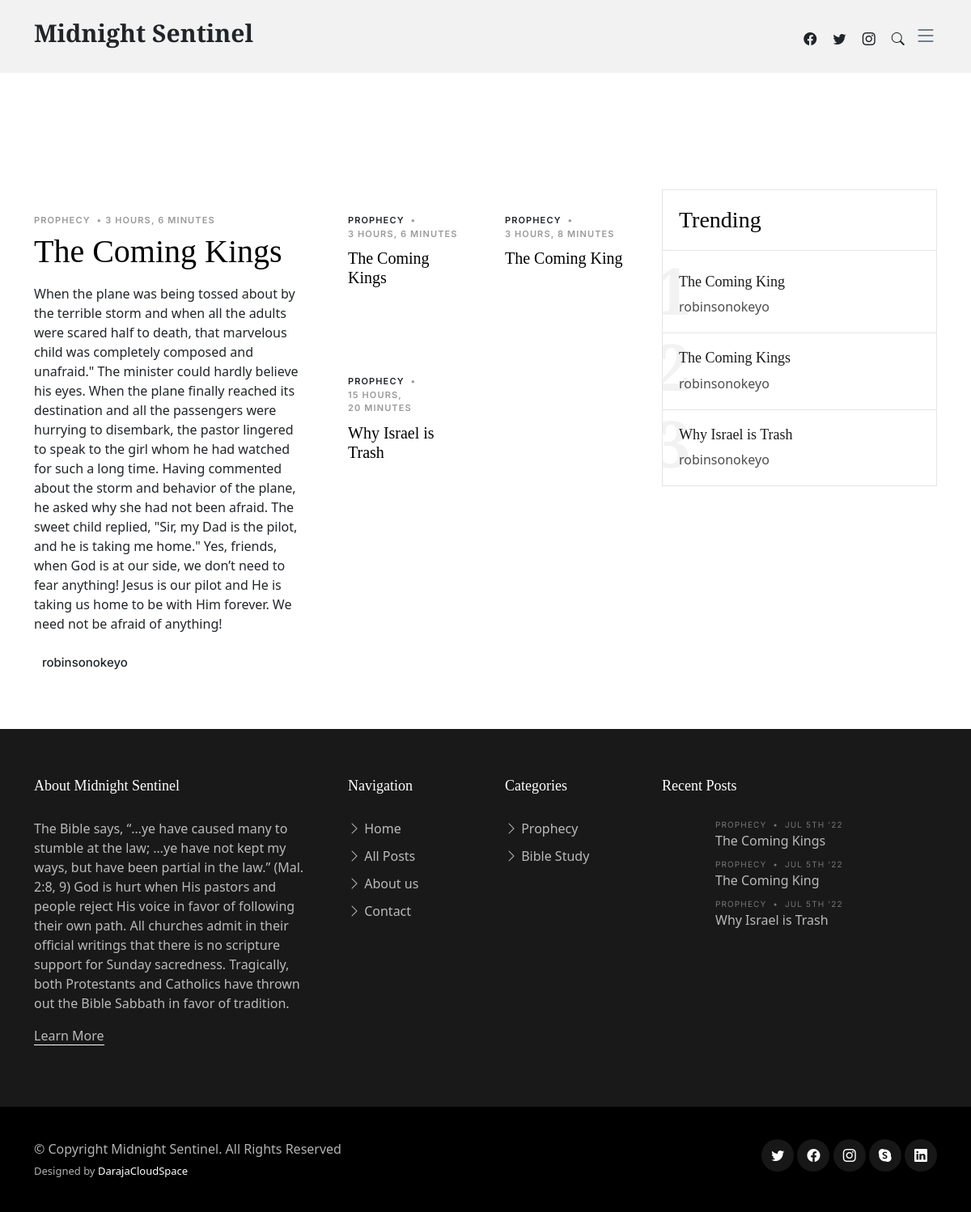
The page / on the database its author committed.
### post/models.py (models this page shows, shortened)
class Post(models.Model):
    title = models.CharField(max_length=100)
    overview = models.TextField()
    content_post = models.TextField()
    timestamp = models.DateTimeField(default=timezone.now)
    comment_count =models.PositiveBigIntegerField(default=0)
    author = models.ForeignKey(Author, on_delete=models.CASCADE)
    thumbnail = models.ImageField()
    category = models.ForeignKey(Category, on_delete=models.PROTECT, default=1)
    featured = models.BooleanField()
    slug = models.SlugField(unique=True, blank=True)

class Category(models.Model):
    name = models.CharField(max_length=20)

class Author(models.Model):
    user = models.OneToOneField(User,on_delete=models.CASCADE)
    profile_picture = models.ImageField()
    def __str__(self):
        return self.user.username

class About(models.Model):
    ministry_name = models.CharField(max_length=50)
    ministry_history = models.TextField()
    ministry_pic = models.ImageField()
    ministry_mission = models.TextField()
    ministry_mission_pic = models.ImageField()
    latest_news_title = models.CharField(max_length=50)
    latest_news = models.TextField()
    team_description =models.TextField()

### post/views.py (the view)
# urls.py: 2. Add a URL to urlpatterns:  path('', views.home, name='home')
def home(request):
    latest_featured_post = Post.objects.filter(featured=True).order_by('-timestamp').first()
    queryset = Post.objects.filter(featured=True)
    latest_posts = Post.objects.order_by('-timestamp')[:6]
    trending_posts = Post.objects.order_by('comment_count','timestamp')[:5]
    context = {
        'latest_featured_post': latest_featured_post,
        'object_list': queryset,
        'latest_posts': latest_posts,
        'trending_posts':trending_posts,
    }
    return render(request, 'Sentinel_App/index.html', context)

### post/views.py (called while the page is built)
def category_list(request):
    categorys_list = Category.objects.all()
    category_posts =Post.objects.all()
    recent_posts = Post.objects.order_by('-timestamp')[:6]
    about_ministry = About.objects.all()
    latest_posts = Post.objects.order_by('-timestamp')[:6]
    context = {
        'category_list':categorys_list,
        'category_posts': category_posts,
        'recent_posts':recent_posts,
        'about_ministry':about_ministry,
        'latest_posts':latest_posts,
    }
    return context

### Sentinel_App/templates/Sentinel_App/index.html (shortened to what this page needs)
{% extends 'Sentinel_App/base.html' %}
{% block content %}
  <main id="main">
    <section id="hero-slider" class="hero-slider">
    </section>
    <section id="latest-featured-post" class="latest-featured-post">
      <div class="container" data-aos="fade-up">
        <div class="row g-5">
          <div class="col-lg-4">
            <div class="post-entry-1 lg">
              {% if latest_featured_post %}
                <div class="post-meta">
                    <span class="date">{{latest_featured_post.category.name}}</span>
                  <span class="mx-1">&bullet;</span>{{latest_featured_post.timestamp |timesince}}
                </div>
                <h2><a href="{% url 'single_post' slug=latest_featured_post.slug %}">{{latest_featured_post.title}}</a></h2>
                <p class="mb-4 d-block">{{latest_featured_post.overview }}</p>
                <div class="d-flex align-items-center author">
                  <div class="name">
                    <h3 class="m-0 p-0">{{latest_featured_post.author}}</h3>
                  </div>
                </div>
              {% else %}
                <p>No latest featured post available</p>
              {% endif %}
            </div>
          </div>
          <div class="col-lg-4">
            <div class="row g-5">
              {% for obj in latest_posts %}
                <div class="col-lg-6 custom-border">
                  <div class="post-entry-1">
                    <div class="post-meta">
                      <span class="date">
                        <a href="">{{ obj.category.name }}</a>
                      </span>
                      <span class="mx-1">&bullet;</span>
                      <span>{{ obj.timestamp | timesince}}</span>
                    </div>
                    <h2><a href="{% url 'single_post' slug=obj.slug %}">{{ obj.title }}</a></h2>
                  </div>
                </div>
              {% endfor %}
            </div>
          </div>
          <div class="col-lg-4">
            <div class="trending">
              <h3>Trending</h3>
              <ul class="trending-post">
                {% for obj in trending_posts %}
                <li>
                  <a href="{% url 'single_post' slug=obj.slug %}">
                    <span class="number">{{forloop.counter}}</span>
                    <h3>{{obj.title}}</h3>
                    <span class="author">{{obj.author}}</span>
                  </a>
                </li>
                {% endfor%}
              </ul>
            </div>
          </div>
        </div>
      </div>
    </section>
  </main>
  {% endblock %}

### Sentinel_App/templates/Sentinel_App/base.html (shortened to what this page needs)
{% load static %}
<!DOCTYPE html>
<html lang="en">
<head>
  <link href="{% static 'vendor/bootstrap/css/bootstrap.min.css' %}" rel="stylesheet">
  <link href="{% static 'vendor/bootstrap-icons/bootstrap-icons.css' %}" rel="stylesheet">
  <link href="{% static 'vendor/swiper/swiper-bundle.min.css' %}" rel="stylesheet">
  <link href="{% static 'vendor/glightbox/css/glightbox.min.css' %}" rel="stylesheet">
  <link href="{% static 'vendor/aos/aos.css' %}" rel="stylesheet">
  <link href="{% static 'css/variables.css' %}" rel="stylesheet">
  <link href="{% static 'css/main.css' %}" rel="stylesheet">
</head>
<body>\
  {% include "Sentinel_App/navbar.html" %}
    {% block content %}
    {% endblock %}
  {% include "Sentinel_App/footer.html" %}
</body>
</html>

### Sentinel_App/templates/Sentinel_App/navbar.html (shortened to what this page needs)
 <header id="header" class="header d-flex align-items-center fixed-top">
    <div class="container-fluid container-xl d-flex align-items-center justify-content-between">
      <a href="index.html" class="logo d-flex align-items-center">
        <h1>Midnight Sentinel</h1>
      </a>
      <div class="position-relative">
        <a href="#" class="mx-2"><span class="bi-facebook"></span></a>
        <a href="#" class="mx-2"><span class="bi-twitter"></span></a>
        <a href="#" class="mx-2"><span class="bi-instagram"></span></a>
        <a href="#" class="mx-2 js-search-open"><span class="bi-search"></span></a>
        <i class="bi bi-list mobile-nav-toggle"></i>
      </div>
    </div>
  </header>

### Sentinel_App/templates/Sentinel_App/footer.html (shortened to what this page needs)
<footer id="footer" class="footer">
    <div class="footer-content">
      <div class="container">
        <div class="row g-5">
          <div class="col-lg-4">
            {% for about in about_ministry%}
            <h3 class="footer-heading">About {{ about.ministry_name }}</h3>
            <p>{{about.ministry_history}}</p>
            {%endfor%}
            <p><a href="{% url 'about' %}" class="footer-link-more">Learn More</a></p>
          </div>
          <div class="col-6 col-lg-2">
            <h3 class="footer-heading">Navigation</h3>
            <ul class="footer-links list-unstyled">
              <li><a href="{% url 'home' %}"><i class="bi bi-chevron-right"></i> Home</a></li>
              <li><a href="{% url 'all_posts' %}"><i class="bi bi-chevron-right"></i> All Posts</a></li>
              <li><a href="{% url 'about' %}"><i class="bi bi-chevron-right"></i> About us</a></li>
              <li><a href="{% url 'contact' %}"><i class="bi bi-chevron-right"></i> Contact</a></li>
            </ul>
          </div>
          <div class="col-6 col-lg-2">
            <h3 class="footer-heading">Categories</h3>
            <ul class="footer-links list-unstyled">
              {% for category in category_list %}
                 <li>
                 <a class="dropdown-item" href="/category/{{category.name}}"><i class="bi bi-chevron-right"></i>
                  {{category.name |title}}
                </a>
                 </li>
              {%endfor%}
            </ul>
          </div>
          <div class="col-lg-4">
            <h3 class="footer-heading">Recent Posts</h3>
            <ul class="footer-links footer-blog-entry list-unstyled">
              {% for obj in recent_posts %}
              <li>
                <a href="{% url 'single_post' slug=obj.slug %}" class="d-flex align-items-center">
                  <div>
                    <div class="post-meta d-block"><span class="date">{{ obj.category.name }}</span> <span class="mx-1">&bullet;</span> <span>Jul 5th '22</span></div>
                    <span>{{ obj.title }}</span>
                  </div>
                </a>
              </li>
              {% endfor %}
            </ul>
          </div>
        </div>
      </div>
    </div>
    <div class="footer-legal">
      <div class="container">
        <div class="row justify-content-between">
          <div class="col-md-6 text-center text-md-start mb-3 mb-md-0">
            <div class="copyright">
              © Copyright <strong><span>Midnight Sentinel</span></strong>. All Rights Reserved
            </div>
            <div class="credits">
              Designed by <a href="">DarajaCloudSpace</a>
            </div>
          </div>
          <div class="col-md-6">
            <div class="social-links mb-3 mb-lg-0 text-center text-md-end">
              <a href="#" class="twitter"><i class="bi bi-twitter"></i></a>
              <a href="#" class="facebook"><i class="bi bi-facebook"></i></a>
              <a href="#" class="instagram"><i class="bi bi-instagram"></i></a>
              <a href="#" class="google-plus"><i class="bi bi-skype"></i></a>
              <a href="#" class="linkedin"><i class="bi bi-linkedin"></i></a>
            </div>
          </div>
        </div>
      </div>
    </div>
  </footer>

### static/css/variables.css (style rules this page uses)
:root { --font-default: 'EB Garamond', system-ui, -apple-system, "Segoe UI", Roboto, "Helvetica Neue", Arial, "Noto Sans", "Liberation Sans", sans-serif, "Apple Color Emoji", "Segoe UI Emoji", "Segoe UI Symbol", "Noto Color Emoji"; --font-primary: 'EB Garamond', serif; --font-secondary: 'Inter', sans-serif; --color-default: #212529; --color-default-rgb: 33, 37, 41; --color-links: #212529; --color-links-hover: #15171a; --color-primary: #212529; --color-primary-light: #26282c; --color-primary-dark: #0b0c0e; --color-primary-rgb: 33, 37, 41; --color-primary-light-rgb: 38, 40, 44; --color-primary-dark-rgb: 11, 12, 14; --color-secondary: #596d80; --color-secondary-light: #8498aa; --color-secondary-dark: #404f5c; --color-secondary-rgb: 89, 109, 128; --color-secondary-light-rgb: 132, 152, 170; --color-secondary-dark-rgb: 64, 79, 92; --color-blue: #0d6efd; --color-blue-rgb: 13, 110, 253; --color-indigo: #6610f2; --color-indigo-rgb: 102, 16, 242; --color-purple: #6f42c1; --color-purple-rgb: 111, 66, 193; --color-pink: #f3268c; --color-pink-rgb: 243, 38, 140; --color-red: #df1529; --color-red-rgb: 223, 21, 4; --color-orange: #fd7e14; --color-orange-rgb: 253, 126, 20; --color-yellow: #ffc107; --color-yellow-rgb: 255, 193, 7; --color-green: #059652; --color-green-rgb: 5, 150, 82; --color-teal: #20c997; --color-teal-rgb: 32, 201, 151; --color-cyan: #0dcaf0; --color-cyan-rgb: 13, 202, 240; --color-white: #ffffff; --color-white-rgb: 255, 255, 255; --color-gray: #6c757d; --color-gray-rgb: 108, 117, 125; --color-black: #000000; --color-black-rgb: 0, 0, 0; }
:root { --bs-blue: var(--color-blue); --bs-indigo: var(--color-indigo); --bs-purple: var(--color-purple); --bs-pink: var(--color-pink); --bs-red: var(--color-red); --bs-orange: var(--color-orange); --bs-yellow: var(--color-yellow); --bs-green: var(--color-green); --bs-teal: var(--color-teal); --bs-cyan: var(--color-cyan); --bs-white: var(--color-white); --bs-gray: var(--color-gray); --bs-gray-dark: #343a40; --bs-gray-100: #f8f9fa; --bs-gray-200: #e9ecef; --bs-gray-300: #dee2e6; --bs-gray-400: #ced4da; --bs-gray-500: #adb5bd; --bs-gray-600: #6c757d; --bs-gray-700: #495057; --bs-gray-800: #343a40; --bs-gray-900: #212529; --bs-primary: var(--color-blue); --bs-secondary: var(--color-blue); --bs-success: #198754; --bs-info: #0dcaf0; --bs-warning: #ffc107; --bs-danger: #dc3545; --bs-light: #f8f9fa; --bs-dark: #212529; --bs-primary-rgb: var(--color-primary-rgb); --bs-secondary-rgb: var(--color-secondary-rgb); --bs-success-rgb: 25, 135, 84; --bs-info-rgb: 13, 202, 240; --bs-warning-rgb: 255, 193, 7; --bs-danger-rgb: 220, 53, 69; --bs-light-rgb: 248, 249, 250; --bs-dark-rgb: 33, 37, 41; --bs-white-rgb: var(--color-white-rgb); --bs-black-rgb: var(--color-black-rgb); --bs-body-color-rgb: var(--color-default-rgb); --bs-body-bg-rgb: 255, 255, 255; --bs-font-sans-serif: var(--font-default); --bs-font-monospace: SFMono-Regular, Menlo, Monaco, Consolas, "Liberation Mono", "Courier New", monospace; --bs-gradient: linear-gradient(180deg, rgba(255, 255, 255, 0.15), rgba(255, 255, 255, 0)); --bs-body-font-family: var(--font-default); --bs-body-font-size: 1rem; --bs-body-font-weight: 400; --bs-body-line-height: 1.5; --bs-body-color: var(--color-default); --bs-body-bg: #fff; }

### rows shown on the page
Post: category.name "PROPHECY", timestamp "3 HOURS, 6 MINUTES", title "The Coming Kings", overview "When the plane was being tossed about by the terrible storm and when all the adults were scared half to death, that marvelous child was completely composed and unafraid.\" The minister could hardly believe his eyes. When the plane finally reached its destination and all the passengers were hurrying to disembark, the pastor lingered to speak to the girl whom he had watched for such a long time. Having commented about the storm and behavior of the plane, he asked why she had not been afraid. The sweet child replied, \"Sir, my Dad is the pilot, and he is taking me home.\" Yes, friends, when God is at our side, we don’t need to fear anything! Jesus is our pilot and He is taking us home to be with…", author "robinsonokeyo"
Post: category.name "PROPHECY", timestamp "3 HOURS, 8 MINUTES", title "The Coming King", author "robinsonokeyo"
Post: category.name "PROPHECY", timestamp "15 HOURS, 20 MINUTES", title "Why Israel is Trash", author "robinsonokeyo"
About: ministry_name "Midnight Sentinel", ministry_history "The Bible says, “…ye have caused many to stumble at the law; …ye have not kept my ways, but have been partial in the law.” (Mal. 2:8, 9) God is hurt when His pastors and people reject His voice in favor of following their own path. All churches admit in their official writings that there is no scripture support for Sunday sacredness. Tragically, both Protestants and Catholics have thrown out the Bible Sabbath in favor of tradition."
Category: name "Prophecy"
Category: name "Bible Study"
